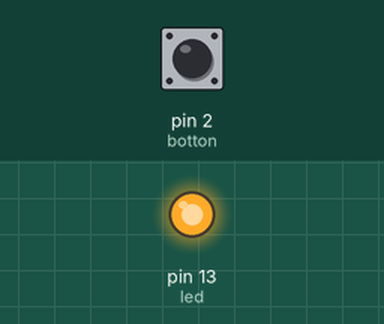
A sketch run on a simulated Arduino Uno, built with avr-gcc and run on an emulated ATmega328P. Shown: output pins drawn as LEDs (lit = HIGH). Inputs (shaded band) come from the test bench; at power-on: pin 2 (botton) LOW. What the sketch prints to the serial monitor is not drawn.

Above: at 1.2 s.
1.3 s: pin 2 (botton) pulled HIGH for 0.15 s
At 1.38 s:
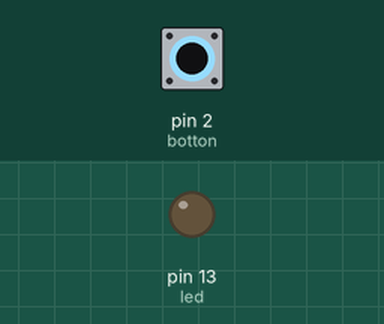
2.9 s: pin 2 (botton) pulled HIGH for 3.2 s
At 7.5 s:
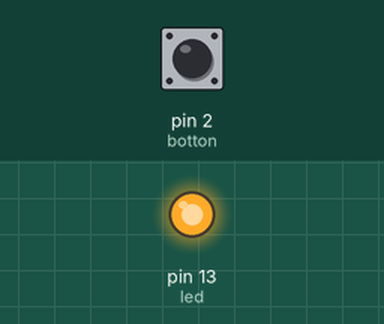
Timing chart, 0 to 9.0 s (numbered marks = the images above; inputs shaded):
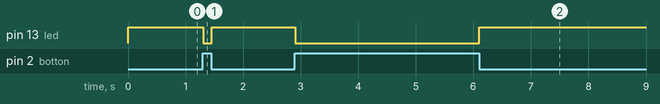

The sketch:

digitalRead_03_Boton_Rpull.ino
```cpp
/*                                     +  -                                         +  -
                                       *  *    *  *  *  *  *       *  *  *  *  *    *  *
                                       *  *    *  *  *  *  *       *  *  +-----+    *  *
                                       *  * +----[PWR]-------------------| USB |--+ *  *
                                       *  * |                            +-----+  | *  *
                                       *  * |         GND/RST2  [ ][ ]            | *  *
                                       *  * |       MOSI2/SCK2  [ ][ ]  A5/SCL[ ] | *  *
                                       *  * |          5V/MISO2 [ ][ ]  A4/SDA[ ] | *  *
                                       *  * |                             AREF[ ] | *  *
                                       *  * |                              GND[ ] | *  *
                                       *  * | [ ]N/C                    SCK/13[0]-----------------------\
                                       *  * | [ ]IOREF                 MISO/12[ ] | *  *                 |
                                       *  * | [ ]RST                   MOSI/11[ ]~| *  *                 |
                                       *  * | [ ]3V3    +---+               10[ ]~| *  *                 |
                                       0------[0]5v    -| A |-               9[ ]~| *  *                 |
                                       *  * | [ ]GND   -| R |-               8[ ] | *  *                 |
                                       *  0---[0]GND   -| D |-                    | *  *                 |
                                       *  * | [ ]Vin   -| U |-               7[ ] | *  *                 |
                                       *  * |          -| I |-               6[ ]~| *  *                 |
                                       *  * | [ ]A0    -| N |-               5[ ]~| *  *                 |
                                       *  * | [ ]A1    -| O |-               4[ ] | *  *                 |
                                       *  * | [ ]A2     +---+           INT1/3[ ]~| *  *                 |
                                       *  * | [ ]A3                     INT0/2[0]---------------------\  |
                                       *  * | [ ]A4/SDA   RST SCK MISO    TX>1[ ] | *  *               | |
                                       *  * | [ ]A5/SCL   [ ] [ ] [ ]     RX<0[ ] | *  *               | |
                                       *  * |             [ ] [ ] [ ]             | *  *               | |
                                       *  * |  UNO_R3     GND MOSI 5V ____________/ *  *               | |
                                       *  * \________________________/              *  *               | |
                                       *  *    *  *  *  *  *       *  *  *  *  *    *  *               | |
                                       *  *    *  *  *  *  *       *  *  *  *  *    *  *               | |
                                                             BOTON           /------------------------/  | pin 2
                                       *  0----0  *  *  *  0--[X]--0  *  *  0  0-ww-0  *                 |         Pull UP
                                                                               10kOhm                    |
                                       *  *    *  *  *  *  *       *  *  *  *  *    *  *               | |
                                                             BOTON           /------------------------/  |
                                       0-------0  *  *  *  0--[X]--0  *  *  0  0--www--0                 |         Pull Down
                                                                               10kOhm                    |
                                       *  *    *  *  *  *  *       *  *  *  *  *    *  *                 |
                                       *  *    *  *  *  *  *       *  *  *  *  *    *  *                 |
                                       *  *    *  *  *  *  *       *  *  *  *  *    *  *                 |
                                       *  *    *  *  *  *  *       *  *  *  *  *    *  *                 |
                                       *  *    *  *  *  *  *       *  *  *  *  *    *  *                 |
                                       *  *    *  *  *  *  *       *  *  *  *  *    *  *                 |
                                       *  *    *  *  *  *  *       *  *  *  *  *    *  *                 |
                                          220 Ohm            Led 1              /-----------------------/  pin 13
                                       *  0-ww-0  *  *  *  0--|>|--0  *  *  *  0    *  *
                                       *  *    *  *  *  *  *       *  *  *  *  *    *  *
                                       *  *    *  *  *  *  *       *  *  *  *  *    *  *
                                       *  *    *  *  *  *  *       *  *  *  *  *    *  *
                                       *  *    *  *  *  *  *       *  *  *  *  *    *  *
                                       *  *    *  *  *  *  *       *  *  *  *  *    *  *
                                       *  0    *  *  *  *  *       *  *  *  *  *    *  0
                         pin GND---------/ \------------------------------------------/ - GND
                                       *  *    *  *  *  *  *       *  *  *  *  *    *  *
                                       0  *    *  *  *  *  *       *  *  *  *  *    0  *
                         pin 5v-------/ \------------------------------------------/+ 5v


                  Pull Down
                                 _T_
            /-----WWW-----T-----/   \-----\
           |     10 K     |       Touch    |
           |              |                |
           |GND           |Input Pin       | 5V

Resistencia pull down
En la configuración pull down, cuando el circuito está en reposo, una pequeña tension pasa por la resistencia de 10K manteniendo el puerto prácticamente en 0V estado LOW.
Si pulsamos pel boton, dejaremos pasar corriente y tendremos una diferencia de potencial de 5V poniendo el puerto en HIGH.


							Pull Down
                  _T_
            /----/   \----T-------WWW-----\
           |     Touch    |       10 K     |
           |              |                |
           |GND           |Input Pin       | 5V


Resistencia pull up
Por el contrario, en la configuración pull up, cuando el circuito está en reposo, una pequeña tencion pasa por la resistencia de 10K manteniendo el puerto estado HIGH.
Cuando pulsamos el boton se deriva toda la corriente a masa y la caída de tensión es a 0V dejando el puerto en LOW.


*/

int led =13;
int botton = 2;
int Boton_estado;
void setup() {
  Serial.begin(9600);
  pinMode(botton, INPUT);
  pinMode(led, OUTPUT);

}

void loop() {

  int Boton_estado = digitalRead(botton);
  Serial.println(Boton_estado);

  if (Boton_estado == HIGH)
  {
    digitalWrite(led, LOW);
  } else
  {
    digitalWrite(led, HIGH);
  }
}
```

Measured:
- after the input at 1.3 s, pin 13 (led): HIGH → LOW at once, → HIGH 0.15 s later
- after the input at 2.9 s, pin 13 (led): HIGH → LOW at once, → HIGH 3.2 s later
